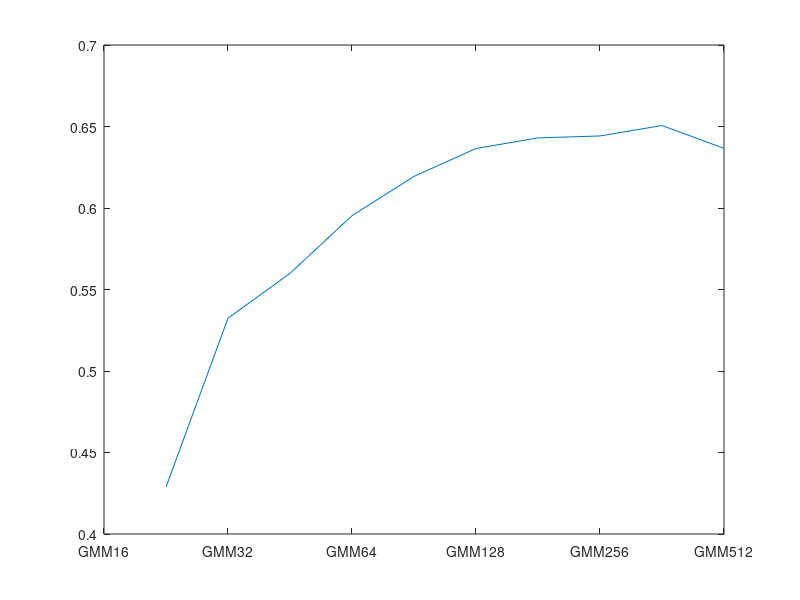

Recreate this plot in MATLAB.
function gmmPlot()
%CREATEFIGURE(Y1)
%  Y1:  vector of y data
%  age_scoresXXcv_15s_equalClasses_UBMzTrainTest.mat

Y1 = [0.4288, 0.5324, 0.5599, 0.5953, 0.6194, 0.6365, 0.6430, 0.6442, 0.6506, 0.6366];
%  Auto-generated by MATLAB on 08-Dec-2015 14:05:07

% Create figure
figure1 = figure;

% Create axes
axes1 = axes('Parent',figure1,...
    'XTickLabel',{'GMM16','GMM32','GMM64','GMM128','GMM256','GMM512','GMM1024','GMM2048','GMM4096','GMM8192'});
box(axes1,'on');
hold(axes1,'on');

% Create plot
plot(Y1);

